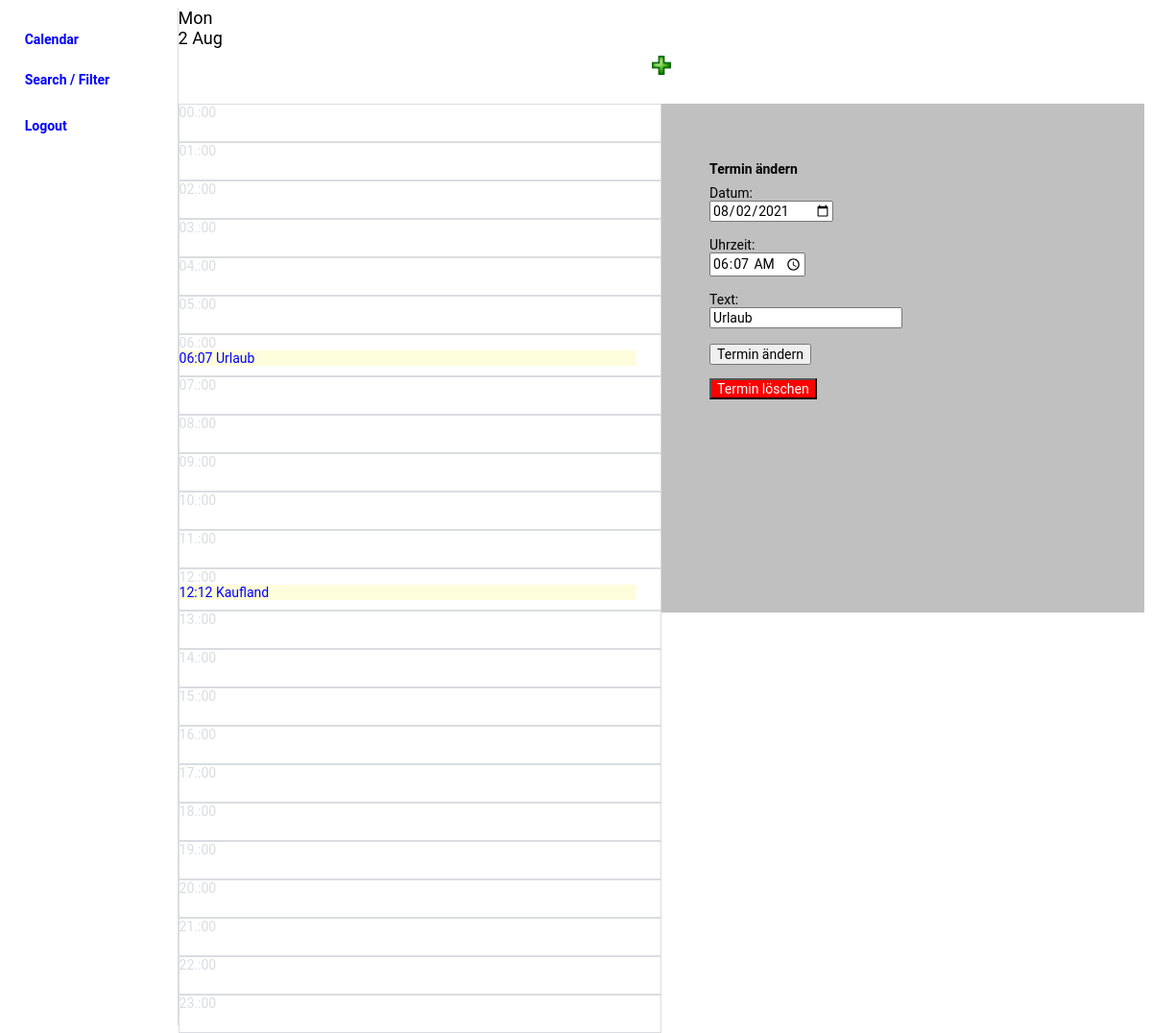
The app's page /calendar/index.php?seite=tagesansicht&TNR=144&Datum=2021-08-02 (signed in) with its own data.
### tables this page shows
CREATE TABLE `termine` (
  `TNR` int(10) UNSIGNED NOT NULL,
  `Datum` date NOT NULL,
  `Uhrzeit` time NOT NULL,
  `Beschreibung` varchar(50) NOT NULL
);

### calendar/index.php (called while the page is built)
<?php
require ("seiten/startseite.php");
?>

### calendar/php/database.php (called while the page is built, shortened)
<?php
class Database
{
	protected $host;
	protected $dbname;
	protected $user;
	protected $pwd;
	protected $conn;
	function __construct($host, $db, $u, $p)
	{
		$this->host = $host;
		$this->dbname = $db;
		$this->user = $u;
		$this->pwd = $p;
	}
	function createConnection()
	{
		$stmt = "mysql:host=".$this->host.";dbname="."$this->dbname";
		$this->conn = new PDO($stmt, $this->user, $this->pwd);
	}
	function tagesAnsicht($datum)
	{
		$rows = array();
		$stmt = "select * from termine WHERE Datum LIKE '".$datum."'";
		$antwort = $this->conn->prepare($stmt);
		$antwort->execute();
		while($row = $antwort->fetch()) {
			$rows[] = $row;
		}
		return $rows;
	}
	function terminNachNr($TNR)
	{
		$stmt = "select * from termine where TNR='$TNR';";
		$antwort = $this->conn->prepare($stmt);
		$antwort->execute();
		return $antwort->fetch();
	}
}
?>

### calendar/seiten/tagesansicht.php (the view)
<?php
require('php/database.php');
$datum = $_GET['Datum'];
$db = new Database("localhost", "terminkalender", "root", "");
$db->createConnection();
$termine = $db->tagesAnsicht($datum);
echo "<div>";
echo "<div id ='head_left' class='month_name'>".date("D", strtotime($datum))."<br>".date("j", strtotime($datum))." ".date("M", strtotime($datum))."</div>";
echo "<div id ='head_right'><a href='?seite=tagesansicht&Datum=$datum'>
	<img src='img/plus.png' class='delete'></a></div>";
echo "<div id='day_left'>";
for($i=0; $i <24; $i++)
{
	echo "<div class='day_cell'>";
	$hour = "$i.:00";
	if($i < 10) $hour = "0".$hour;
	echo "<div>$hour</div>";
	foreach($termine as $key => $value)
	{
		$stunde = substr($value["Uhrzeit"], 0, 2);
		if($i == $stunde)
		{
			$text = substr($value["Uhrzeit"], 0, 5);
			$text.= " ".$value["Beschreibung"];
			echo "<div class='day_termin'><a href='?seite=tagesansicht&TNR=".$value["TNR"]."&Datum=".$value["Datum"]."'>".$text. "</a><br></div>";
		}
	}
	echo "</div>";
}
echo "</div>";
echo "<div id='day_right'>";
if(isset($_GET['TNR']))
include('seiten/edit_confirm.php');
else
include('seiten/terminneu_confirm.php');
echo "</div>";
echo "</div>";
?>

### calendar/seiten/edit_confirm.php (shortened to what this page needs)
<?php
if(isset($_GET['TNR']))
{
	$TNR = $_GET['TNR'];
	$db = new Database("localhost", "terminkalender", "root", "");
	$db->createConnection();
	$termin = $db->terminNachNr($TNR);
	$datalt = $termin['Datum'];
	$uhralt = $termin['Uhrzeit'];
	$textalt = $termin['Beschreibung'];
echo "<h1>Termin ändern</h1>
	<form method='POST'>
		Datum: <br><input type='date' name='datum' value='$datalt' /><br><br>
		Uhrzeit: <br><input type='time' name='uhrzeit' value='$uhralt' /><br><br>
		Text: <br><input type='text' name='text' value='$textalt'  />	<br>
		<input type='hidden' name='TNR' value='$TNR' />
		<br />
		<button type='submit' name='change_termin'>Termin ändern</button>
	</form>";
echo "	<form method='POST'>
		<input type='hidden' name='TNR' value='$TNR' />
		<input type='hidden' name='delete' value='yes' />
		<button type='submit' class='delete_button'>Termin löschen</button>
	</form>";
}
?>

### calendar/css/style.css (style rules this page uses)
* { box-sizing: border-box; font-size: 14px; font-family: Roboto,Arial,sans-serif; }
.month_name { height: 50px; font-size: 18px; text-align: left; }
.delete { width: 20; height: 20px; }
.delete_button { background-color: red; color: white; }
#head_left, #head_right { min-height: 50px; clear: left; }
#head_right { text-align: center; }
.day_cell { background-color: white; border: #dadce0 1px solid; min-height: 40px; color: #dadce0; }
.day_termin { color: blue; text-align: left; left: clear; background-color: #fdfddb; margin-bottom: 10px; width: 95% }
#day_left { width: 50%; float: left; }
#day_right { width: 50%; background-color: #C0C0C0; float: right; min-height: 50%; padding: 5% 0 0 5%; }
a { text-decoration: none; }
a:link, a:visited, a:focus { color: blue; }

### records on screen
termine: text "06:07 Urlaub", datum "08/02/2021", uhrzeit "06:07:00", text "Urlaub"
termine: text "12:12 Kaufland"

### other values on screen
date("D", strtotime($datum)) "Mon"
date("j", strtotime($datum)) "2"
date("M", strtotime($datum)) "Aug"
$hour "00.:00"
$hour "01.:00"
$hour "02.:00"
$hour "03.:00"
$hour "04.:00"
$hour "05.:00"
$hour "06.:00"
$hour "07.:00"
$hour "08.:00"
$hour "09.:00"
$hour "10.:00"
$hour "11.:00"
